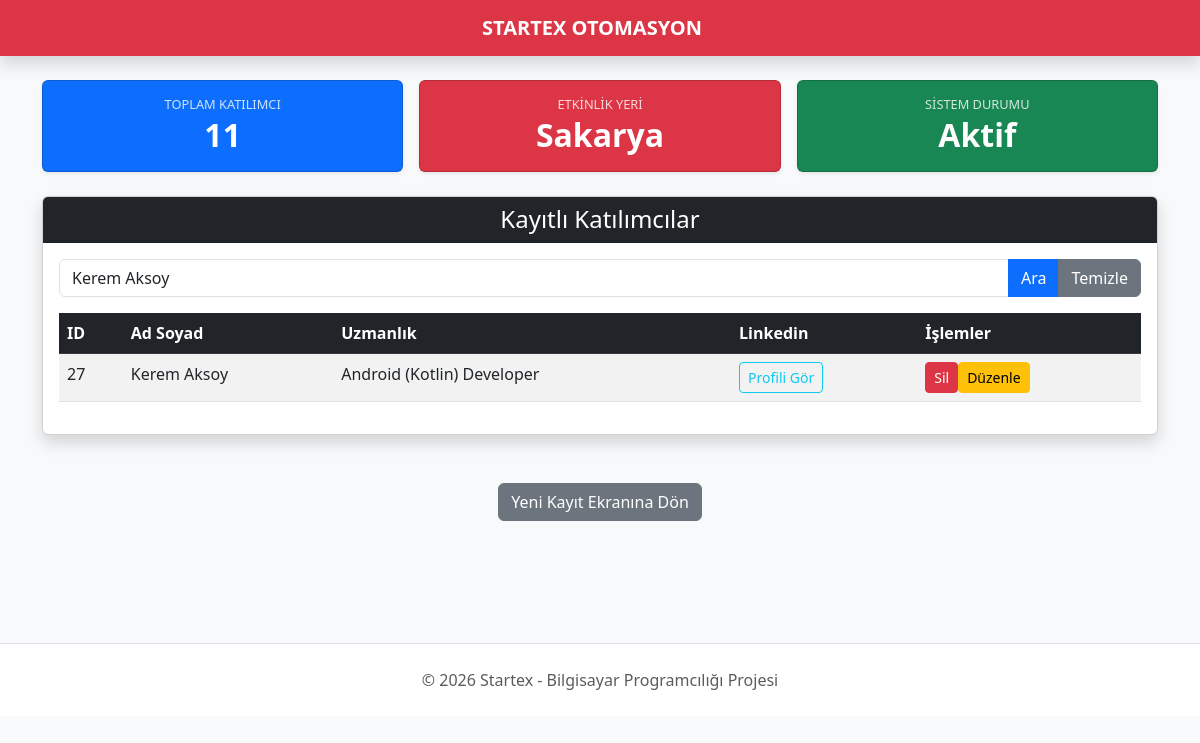
Screenshot of /liste.php?ara=Kerem Aksoy with the database file from the repository.
### tables this page shows
CREATE TABLE `katilimcilar` (
  `id` int(11) NOT NULL,
  `ad_soyad` varchar(100) NOT NULL,
  `uzmanlik` varchar(100) NOT NULL,
  `linkedin` varchar(255) NOT NULL
);

### liste.php (the view, shortened to what this page needs)
<?php
include("baglan.php");
$sorgu_sayi = $conn->query("SELECT COUNT(*) as toplam_kisi FROM katilimcilar");
$istatistik = $sorgu_sayi->fetch_assoc();
$toplam_katilimci = $istatistik['toplam_kisi'];
include("ust.php");
?>
<div class="row mb-4 g-3">
    <div class="col-md-4">
        <div class="card bg-primary text-white text-center shadow-sm h-100">
            <div class="card-body py-3">
                <h6 class="card-title text-uppercase mb-1 " style="font-size: 0.8rem; opacity: 0.8;">Toplam Katılımcı</h6>
                <h2 class="fw-bold mb-0 fs-2"><?php echo $toplam_katilimci; ?></h2>
            </div>
        </div>
    </div>
    <div class="col-md-4">
        <div class="card bg-danger text-white text-center shadow-sm h-100">
            <div class="card-body py-3">
                <h6 class="card-title text-uppercase mb-1" style="font-size: 0.8rem; opacity: 0.8;"">Etkinlik Yeri</h6>
                <h2 class="fw-bold mb-0 fs-2">Sakarya</h2>
            </div>
        </div>
    </div>
    <div class="col-md-4">
        <div class="card bg-success text-white text-center shadow-sm">
            <div class="card-body">
                <h6 class="card-title text-uppercase mb-1" style="font-size: 0.8rem; opacity: 0.8;"">Sistem Durumu</h6>
                <h2 class="fw-bold mb-0 fs-2">Aktif</h2>
            </div>
        </div>
    </div>
</div>
<?php
if (isset($_GET['ara']) && $_GET['ara'] != "") {
    $kelime = $_GET['ara'];
    $sql = "SELECT * FROM katilimcilar WHERE ad_soyad LIKE '%$kelime%' OR uzmanlik LIKE '%$kelime%'";
}
else {
    $sql = "SELECT * FROM katilimcilar";
}
$sonuc = $conn->query($sql);
?>
<div class="card shadow">
    <div class="card-header bg-dark text-white text-center">
        <h4 class="mb-0">Kayıtlı Katılımcılar</h4>
    </div>
    <div class="card-body">
    <form action="liste.php" method="GET" class="mb-3">
        <div class="input-group">
            <input type="text" name="ara" class="form-control" placeholder="İsim veya Uzmanlık ara..." value="<?php echo isset($_GET['ara']) ? $_GET['ara'] : ''; ?>">
            <button class="btn btn-primary" type="submit">Ara</button>
            <?php if(isset($_GET['ara'])): ?>
                <a href="liste.php" class="btn btn-secondary">Temizle</a>
            <?php endif; ?>
        </div>
    </form>
        <table class="table table-striped table-hover mt-2">
            <thead class="table-dark">
                <tr>
                    <th>ID</th>
                    <th>Ad Soyad</th>
                    <th>Uzmanlık</th>
                    <th>Linkedin</th>
                    <th>İşlemler</th>
                </tr>
            </thead>
            <tbody>
                <?php
                if ($sonuc->num_rows > 0) {
                    while($satir = $sonuc->fetch_assoc()) {
                        echo "<tr>";
                        echo "<td>" . $satir["id"] . "</td>";
                        echo "<td>" . $satir["ad_soyad"] . "</td>";
                        echo "<td>" . $satir["uzmanlik"] . "</td>";
                        echo "<td><a href='" . $satir["linkedin"] . "' target='_blank' class='btn btn-sm btn-outline-info'>Profili Gör</a></td>";
                        echo "<td>";
                            echo "<a href='sil.php?id=" . $satir["id"] . "' class='btn btn-sm btn-danger' onclick='return confirm(\"Bu kişiyi silmek istediğine emin misin?\")'>Sil</a>";
                            echo "<a href='duzenle.php?id=" . $satir["id"] . "' class='btn btn-sm btn-warning'>Düzenle</a>";
                        echo "</td>";
                        echo "</tr>";
                    }
                } else {
                    echo "<tr><td colspan='5' class='text-center text-muted'>Henüz kayıtlı kimse yok.</td></tr>";
                }
                ?>
            </tbody>
        </table>
    </div>
</div>
<div class="text-center mt-5" style="min-height: 20vh;">
    <a href="index.php" class="btn btn-secondary">Yeni Kayıt Ekranına Dön</a>
</div>
<?php
include("alt.php");
?>

### rows the page displays
katilimcilar: id "27", ad_soyad "Kerem Aksoy", uzmanlik "Android (Kotlin) Developer"

### other values shown
$toplam_katilimci "11"
